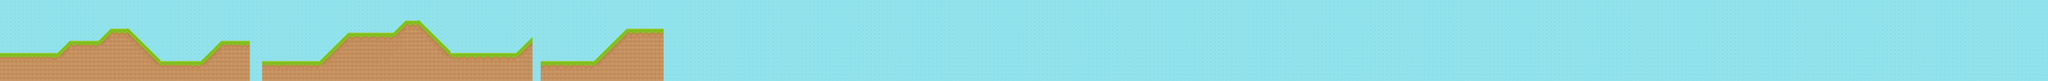

The image is a tile-based game level rendered from a .tmx file. Its description and source (layers, tilesets, objects; grid data summarised) follow:
An orthogonal 500x20 tile map with 32x32 px tiles, 2 tile layers (PatronesFondo, PatronesTerreno) and 41 objects.

<map version="1.0" orientation="orthogonal" renderorder="right-down" width="500" height="20" tilewidth="32" tileheight="32" nextobjectid="80">
 <tileset firstgid="1" name="spritesheet" tilewidth="32" tileheight="32" tilecount="8192" columns="128">
  <image source="spritesheet.png" width="4096" height="2048" />
 </tileset>
 <layer name="PatronesFondo" width="500" height="20">
  <data>[10000 cells, 10000 non-empty, 1 distinct tile ids]</data>
 </layer>
 <layer name="PatronesTerreno" width="500" height="20">
  <data>[10000 cells, 1441 non-empty, 27 distinct tile ids]</data>
 </layer>
 <objectgroup name="Suelos">
  <object id="20" x="0" y="415">
   <polyline points="0,0 448,0" />
  </object>
  <object id="21" x="0" y="0">
   <polyline points="0,0 0,639" />
  </object>
  <object id="40" x="448" y="416">
   <polyline points="0,0 97,-96 320,-95 418,-192 552,-192 805,63 1121,64 1281,-96 1505,-96 1504,223" />
  </object>
  <object id="41" x="2049" y="637">
   <polyline points="0,0 0,-156 447,-157 672,-381 1022,-381 1120,-478 1221,-478 1475,-223 1984,-221 2112,-349 2111,0" />
  </object>
  <object id="42" x="4224" y="638">
   <polyline points="0,0 0,-158 417,-158 673,-414 960,-413 961,-638" />
  </object>
 </objectgroup>
 <objectgroup name="Monedas">
  <object id="46" x="697" y="272" width="40" height="40" />
  <object id="47" x="794" y="202" width="40" height="40" />
  <object id="48" x="747" y="247" width="40" height="40" />
  <object id="49" x="1055" y="229" width="40" height="40" />
  <object id="50" x="1102" y="271" width="40" height="40" />
  <object id="51" x="1154" y="313" width="40" height="40" />
  <object id="52" x="1200" y="364" width="40" height="40" />
  <object id="53" x="1252" y="419" width="40" height="40" />
  <object id="56" x="1938" y="256" width="40" height="40" />
  <object id="57" x="2013" y="269" width="40" height="40" />
  <object id="58" x="2090" y="297" width="40" height="40" />
  <object id="59" x="2153" y="331" width="40" height="40" />
  <object id="60" x="2206" y="372" width="40" height="40" />
  <object id="61" x="2264" y="423" width="40" height="40" />
  <object id="68" x="4049" y="294" width="40" height="40" />
  <object id="69" x="4102" y="250" width="40" height="40" />
  <object id="70" x="4155" y="219" width="40" height="40" />
  <object id="71" x="4220" y="194" width="40" height="40" />
  <object id="72" x="4003" y="338" width="40" height="40" />
  <object id="74" x="4445" y="424" width="40" height="40" />
  <object id="75" x="4513" y="423" width="40" height="40" />
  <object id="76" x="4580" y="421" width="40" height="40" />
  <object id="77" x="4631" y="385" width="40" height="40" />
  <object id="78" x="4685" y="342" width="40" height="40" />
 </objectgroup>
 <objectgroup name="Gasolina">
  <object id="55" x="1359" y="431" width="40" height="40" />
  <object id="62" x="2755" y="198" width="40" height="40" />
  <object id="67" x="3725" y="366" width="40" height="40" />
 </objectgroup>
 <objectgroup name="Minas">
  <object id="54" x="2037" y="437" width="40" height="40" />
  <object id="65" x="3398" y="254" width="40" height="40" />
  <object id="73" x="4229" y="433" width="40" height="40" />
 </objectgroup>
 <objectgroup name="Cajas">
  <object id="43" x="893" y="172" width="40" height="40" />
  <object id="66" x="3203" y="111" width="40" height="40" />
  <object id="79" x="4889" y="176" width="40" height="40" />
 </objectgroup>
 <objectgroup name="Contenedor">
  <object id="18" x="90" y="400">
   <polyline points="0,0 119,0" />
  </object>
 </objectgroup>
 <objectgroup name="Powerups">
  <object id="45" x="580" y="266" width="40" height="40" />
  <object id="64" x="2416" y="425" width="40" height="40" />
 </objectgroup>
</map>
